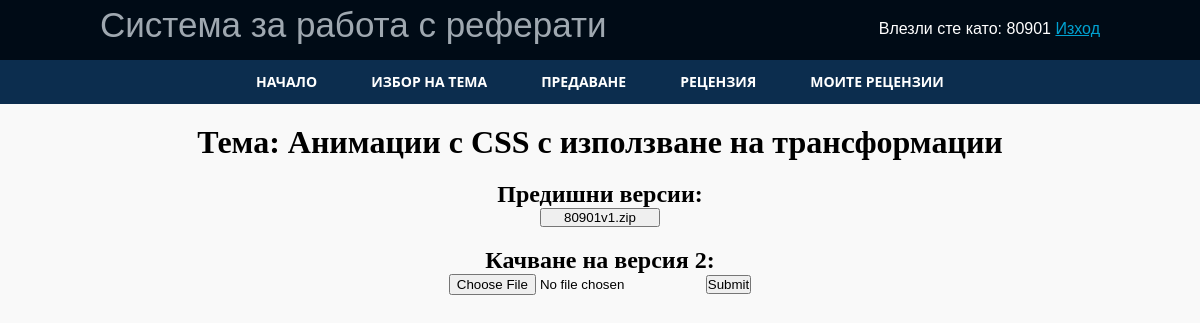
/www-project/submit-file.php (signed in), run on the app's committed database.
### tables this page shows
CREATE TABLE `users` (
  `id` int(11) NOT NULL,
  `email` varchar(80) NOT NULL,
  `username` varchar(50) NOT NULL,
  `password` char(41) NOT NULL
);

CREATE TABLE `refs` (
  `id` int(11) NOT NULL,
  `title` varchar(255) NOT NULL,
  `description` varchar(255) DEFAULT NULL,
  `is_free` tinyint(1) DEFAULT '1',
  `user_id` int(11) DEFAULT NULL
);

CREATE TABLE `files` (
  `id` int(11) NOT NULL,
  `ref_id` int(11) NOT NULL,
  `filename` varchar(65) NOT NULL,
  `version` int(11) NOT NULL,
  `date` timestamp NOT NULL DEFAULT CURRENT_TIMESTAMP,
  `review` text,
  `user_rev_id` int(11) DEFAULT NULL
);

### www-project/submit-file.php (the view, shortened to what this page needs)
<?php
$res = mysql_query("SELECT * FROM users WHERE id=" . $_SESSION['user']);
$userRow = mysql_fetch_array($res);
$userid = $_SESSION['user'];
$refq = mysql_query("SELECT id, title FROM refs WHERE user_id = $userid");
if (mysql_num_rows($refq) > 0) {
    $ref = mysql_fetch_array($refq);
    $refid = $ref['id'];
    $fileq = mysql_query("SELECT * FROM files WHERE ref_id = $refid");
    $curfileversion = mysql_num_rows($fileq);
    $newfileversion = $curfileversion + 1;
            ?>
            <?php
}
include_once 'templates/page.php';
if (mysql_num_rows($refq) > 0) {
?>
<div style="text-align: center">
    <h1>Тема: <?php echo $ref['title']; ?></h1>
    <?php if ($curfileversion > 0) { ?>
        <h2>Предишни версии:</h2>
        <?php
        while ($row = mysql_fetch_assoc($fileq)) {
            $curfilename = $row['filename'];
            echo "
        <form  action='uploads/$curfilename'>
            <input style='width:120px;' type='submit' value='$curfilename'>
        </form>
    ";
        }
    }
    ?>
<h2>Качване на версия <?php echo $newfileversion;?>:</h2>
<form action="" method="POST" enctype="multipart/form-data">
    <input type="file" name="archive-data" accept="application/zip"/>
    <input type="submit"/>
</form>
<?php } else {
    echo "<h1 style='text-align: center;'>Първо изберете тема!</h1>";
}
?>
</div>
</body>
</html>

### www-project/templates/page.php (shortened to what this page needs)
<html>
<head>
<link rel="stylesheet" href="css/style.css" type="text/css"/>
</head>
<body>
<div id="header">
    <div id="left">
        <label>Система за работа с реферати</label>
    </div>
    <div id="right">
        <div id="content">
            Влезли сте като: <?php echo $userRow['username']; ?>&nbsp;<a href="logout.php?logout">Изход</a>
        </div>
    </div>
</div>
<div id='cssmenu' align="center">
    <ul>
        <li><a href="home.php"><span>Начало</span></a></li>
        <li><a href="subject-select.php"><span>Избор на тема</span></a></li>
        <li class='last'><a href='submit-file.php'><span>Предаване</span></a></li>
        <li><a href="write-review.php"><span>Рецензия</span></a></li>
        <li><a href="my-reviews.php"><span>Моите рецензии</span></a></li>
    </ul>
</div>

### www-project/css/style.css (style rules this page uses)
h1, h2, h3 { padding-top: 20px; }
body { background-color: #f9f9f9; font-family: HelveticaNeueCyr; }
* { margin: 0; padding: 0; }
#header { width: 100%; height: 60px; background: #000b16; color: #9fa8b0; font-family: Verdana, Geneva, sans-serif; }
#header #left { float: left; position: relative; }
#header #left label { position: relative; top: 5px; left: 100px; font-size: 35px; }
#header #right { float: right; position: relative; }
#header #right #content { position: relative; top: 20px; right: 100px; color: #fff; }
#header #right #content a { color: #00a2d1; }
#cssmenu { background: #0c2d4e; width: auto; }
#cssmenu ul { list-style: none; margin: 0; padding: 0; line-height: 1; display: block; zoom: 1; }
#cssmenu ul:after { content: " "; display: block; font-size: 0; height: 0; clear: both; visibility: hidden; }
#cssmenu ul li { display: inline-block; padding: 0; margin: 0; }
#cssmenu ul li a { color: #ffffff; text-decoration: none; display: block; padding: 15px 25px; font-family: 'Open Sans', sans-serif; font-weight: 700; text-transform: uppercase; font-size: 14px; position: relative; -webkit-transition: color .25s; -moz-transition: color .25s; -ms-transition: color .25s; -o-transition: color .25s; transition: color .25s; }

### data on the page
users: username "80901"
refs: title "Анимации с CSS с използване на трансформации"
files: filename "80901v1.zip"

### other printed values
$newfileversion "2"
